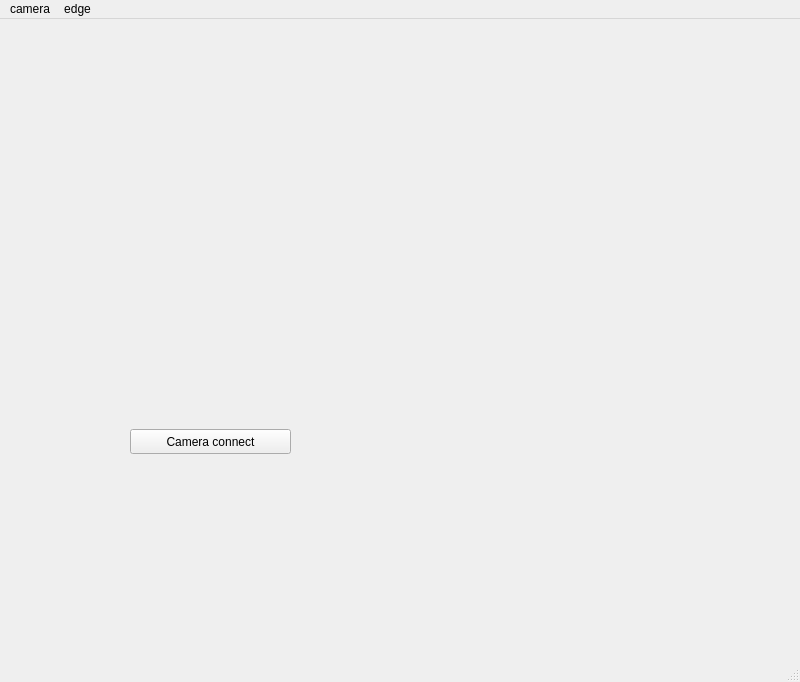
<?xml version="1.0" encoding="UTF-8"?>
<ui version="4.0">
 <class>MainWindow</class>
 <widget class="QMainWindow" name="MainWindow">
  <property name="geometry">
   <rect>
    <x>0</x>
    <y>0</y>
    <width>800</width>
    <height>682</height>
   </rect>
  </property>
  <property name="windowTitle">
   <string>MainWindow</string>
  </property>
  <widget class="QWidget" name="centralwidget">
   <widget class="QStackedWidget" name="stackedWidget">
    <property name="geometry">
     <rect>
      <x>0</x>
      <y>0</y>
      <width>801</width>
      <height>571</height>
     </rect>
    </property>
    <property name="currentIndex">
     <number>0</number>
    </property>
    <widget class="QWidget" name="page">
     <widget class="QPushButton" name="camerabtn">
      <property name="geometry">
       <rect>
        <x>130</x>
        <y>410</y>
        <width>161</width>
        <height>25</height>
       </rect>
      </property>
      <property name="text">
       <string>Camera connect</string>
      </property>
     </widget>
     <widget class="QLabel" name="cameraLb">
      <property name="geometry">
       <rect>
        <x>40</x>
        <y>30</y>
        <width>351</width>
        <height>321</height>
       </rect>
      </property>
      <property name="text">
       <string/>
      </property>
     </widget>
    </widget>
    <widget class="QWidget" name="page_2"/>
   </widget>
  </widget>
  <widget class="QMenuBar" name="menubar">
   <property name="geometry">
    <rect>
     <x>0</x>
     <y>0</y>
     <width>800</width>
     <height>27</height>
    </rect>
   </property>
   <widget class="QMenu" name="menucamera">
    <property name="title">
     <string>camera</string>
    </property>
    <addaction name="actionhome"/>
    <addaction name="actionface"/>
   </widget>
   <widget class="QMenu" name="menuedge">
    <property name="title">
     <string>edge</string>
    </property>
    <addaction name="actionedge"/>
   </widget>
   <addaction name="menucamera"/>
   <addaction name="menuedge"/>
  </widget>
  <widget class="QStatusBar" name="statusbar"/>
  <action name="actionset">
   <property name="text">
    <string>set</string>
   </property>
  </action>
  <action name="actionface">
   <property name="text">
    <string>face</string>
   </property>
  </action>
  <action name="actionhome">
   <property name="text">
    <string>home</string>
   </property>
  </action>
  <action name="actionedge">
   <property name="text">
    <string>edge</string>
   </property>
  </action>
 </widget>
 <resources/>
 <connections>
  <connection>
   <sender>camerabtn</sender>
   <signal>clicked()</signal>
   <receiver>MainWindow</receiver>
   <slot>cameraOn()</slot>
   <hints>
    <hint type="sourcelabel">
     <x>251</x>
     <y>448</y>
    </hint>
    <hint type="destinationlabel">
     <x>194</x>
     <y>601</y>
    </hint>
   </hints>
  </connection>
 </connections>
 <slots>
  <slot>cameraOn()</slot>
 </slots>
</ui>
